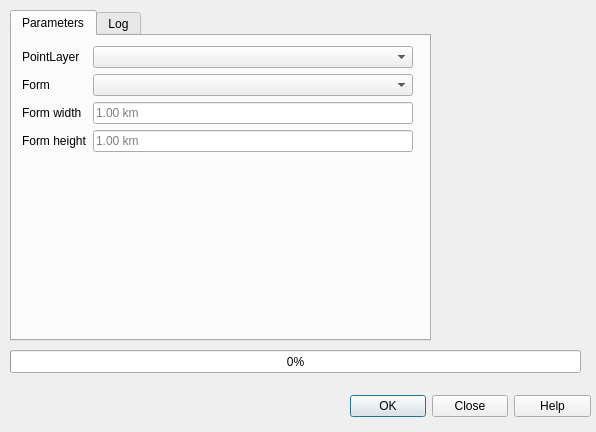
<?xml version="1.0" encoding="UTF-8"?>
<ui version="4.0">
 <class>bestagonDialogBase</class>
 <widget class="QDialog" name="bestagonDialogBase">
  <property name="geometry">
   <rect>
    <x>0</x>
    <y>0</y>
    <width>596</width>
    <height>432</height>
   </rect>
  </property>
  <property name="windowTitle">
   <string>Bestagon</string>
  </property>
  <widget class="QDialogButtonBox" name="button_box">
   <property name="geometry">
    <rect>
     <x>350</x>
     <y>390</y>
     <width>241</width>
     <height>32</height>
    </rect>
   </property>
   <property name="orientation">
    <enum>Qt::Horizontal</enum>
   </property>
   <property name="standardButtons">
    <set>QDialogButtonBox::Close|QDialogButtonBox::Help|QDialogButtonBox::Ok</set>
   </property>
  </widget>
  <widget class="QTabWidget" name="tabWidget">
   <property name="geometry">
    <rect>
     <x>10</x>
     <y>10</y>
     <width>421</width>
     <height>331</height>
    </rect>
   </property>
   <property name="currentIndex">
    <number>0</number>
   </property>
   <widget class="QWidget" name="tab_parameters">
    <attribute name="title">
     <string>Parameters</string>
    </attribute>
    <widget class="QWidget" name="formLayoutWidget">
     <property name="geometry">
      <rect>
       <x>10</x>
       <y>10</y>
       <width>391</width>
       <height>281</height>
      </rect>
     </property>
     <layout class="QFormLayout" name="formLayout">
      <item row="0" column="0">
       <widget class="QLabel" name="label">
        <property name="text">
         <string>PointLayer</string>
        </property>
       </widget>
      </item>
      <item row="0" column="1">
       <widget class="QgsMapLayerComboBox" name="mMapLayerComboBox_points">
        <property name="placeholderText">
         <string>Select a layer containing points</string>
        </property>
       </widget>
      </item>
      <item row="1" column="1">
       <widget class="QComboBox" name="comboBox_form">
        <property name="placeholderText">
         <string>Select a form</string>
        </property>
       </widget>
      </item>
      <item row="1" column="0">
       <widget class="QLabel" name="label_1">
        <property name="text">
         <string>Form</string>
        </property>
       </widget>
      </item>
      <item row="2" column="0">
       <widget class="QLabel" name="label_2">
        <property name="text">
         <string>Form width</string>
        </property>
       </widget>
      </item>
      <item row="2" column="1">
       <widget class="QLineEdit" name="lineEdit_width">
        <property name="placeholderText">
         <string>1.00 km</string>
        </property>
        <property name="clearButtonEnabled">
         <bool>false</bool>
        </property>
       </widget>
      </item>
      <item row="3" column="0">
       <widget class="QLabel" name="label_3">
        <property name="text">
         <string>Form height</string>
        </property>
       </widget>
      </item>
      <item row="3" column="1">
       <widget class="QLineEdit" name="lineEdit_height">
        <property name="placeholderText">
         <string>1.00 km</string>
        </property>
       </widget>
      </item>
     </layout>
    </widget>
   </widget>
   <widget class="QWidget" name="tab_log">
    <attribute name="title">
     <string>Log</string>
    </attribute>
    <widget class="QTextEdit" name="log_entry">
     <property name="geometry">
      <rect>
       <x>0</x>
       <y>0</y>
       <width>421</width>
       <height>311</height>
      </rect>
     </property>
     <property name="readOnly">
      <bool>true</bool>
     </property>
    </widget>
   </widget>
  </widget>
  <widget class="QProgressBar" name="progressBar">
   <property name="geometry">
    <rect>
     <x>10</x>
     <y>350</y>
     <width>571</width>
     <height>23</height>
    </rect>
   </property>
   <property name="autoFillBackground">
    <bool>false</bool>
   </property>
   <property name="value">
    <number>0</number>
   </property>
   <property name="textVisible">
    <bool>true</bool>
   </property>
   <property name="orientation">
    <enum>Qt::Horizontal</enum>
   </property>
   <property name="invertedAppearance">
    <bool>false</bool>
   </property>
   <property name="format">
    <string>%p%</string>
   </property>
  </widget>
 </widget>
 <customwidgets>
  <customwidget>
   <class>QgsMapLayerComboBox</class>
   <extends>QComboBox</extends>
   <header>qgsmaplayercombobox.h</header>
  </customwidget>
 </customwidgets>
 <resources/>
 <connections>
  <connection>
   <sender>button_box</sender>
   <signal>accepted()</signal>
   <receiver>bestagonDialogBase</receiver>
   <slot>accept()</slot>
   <hints>
    <hint type="sourcelabel">
     <x>20</x>
     <y>20</y>
    </hint>
    <hint type="destinationlabel">
     <x>20</x>
     <y>20</y>
    </hint>
   </hints>
  </connection>
  <connection>
   <sender>button_box</sender>
   <signal>rejected()</signal>
   <receiver>bestagonDialogBase</receiver>
   <slot>reject()</slot>
   <hints>
    <hint type="sourcelabel">
     <x>20</x>
     <y>20</y>
    </hint>
    <hint type="destinationlabel">
     <x>20</x>
     <y>20</y>
    </hint>
   </hints>
  </connection>
 </connections>
</ui>
